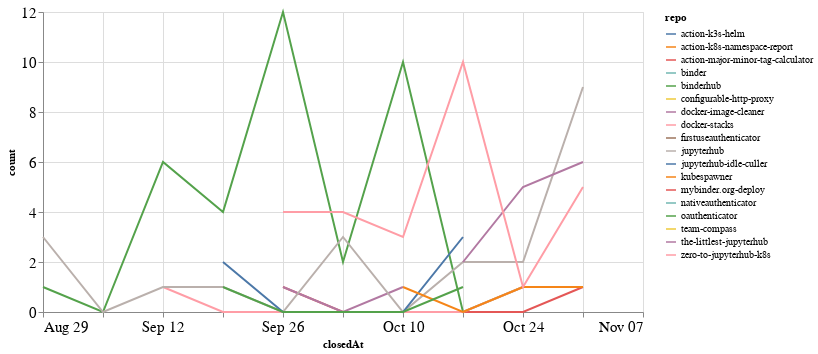

Write notebook code for a chart like this one.
### Code cell
closed_by_time = closed_by.groupby('repo').resample('W', on='closedAt').count()['author'].reset_index()
closed_by_time = closed_by_time.rename(columns={'author': 'count'})

alt.Chart(closed_by_time, width=600).mark_line().encode(
    x='closedAt',
    y='count',
    color='repo',
    tooltip="repo"
)

### Figure 1 — Vega-Lite specification as saved in the notebook (floating-point values rounded to 4 significant figures)
{"config": {"axisLeft": {"labelFontSize": 15}, "axisBottom": {"labelFontSize": 15}}, "data": {"name": "data-1f796d3182dd15f77a0423a267ee8168"}, "mark": "line", "encoding": {"color": {"type": "nominal", "field": "repo"}, "tooltip": {"type": "nominal", "field": "repo"}, "x": {"type": "temporal", "field": "closedAt"}, "y": {"type": "quantitative", "field": "count"}}, "width": 600, "$schema": "https://vega.github.io/schema/vega-lite/v4.8.1.json", "datasets": {"data-1f796d3182dd15f77a0423a267ee8168": [{"repo": "action-k3s-helm", "closedAt": "2021-10-10T00:00:00", "count": 2}, {"repo": "action-k8s-namespace-report", "closedAt": "2021-09-26T00:00:00", "count": 1}, {"repo": "action-major-minor-tag-calculator", "closedAt": "2021-09-26T00:00:00", "count": 1}, {"repo": "action-major-minor-tag-calculator", "closedAt": "2021-10-03T00:00:00", "count": 0}, {"repo": "action-major-minor-tag-calculator", "closedAt": "2021-10-10T00:00:00", "count": 0}, {"repo": "action-major-minor-tag-calculator", "closedAt": "2021-10-17T00:00:00", "count": 0}, {"repo": "action-major-minor-tag-calculator", "closedAt": "2021-10-24T00:00:00", "count": 0}, {"repo": "action-major-minor-tag-calculator", "closedAt": "2021-10-31T00:00:00", "count": 1}, {"repo": "binder", "closedAt": "2021-10-03T00:00:00", "count": 1}, {"repo": "binderhub", "closedAt": "2021-08-29T00:00:00", "count": 1}, {"repo": "binderhub", "closedAt": "2021-09-05T00:00:00", "count": 0}, {"repo": "binderhub", "closedAt": "2021-09-12T00:00:00", "count": 6}, {"repo": "binderhub", "closedAt": "2021-09-19T00:00:00", "count": 4}, {"repo": "binderhub", "closedAt": "2021-09-26T00:00:00", "count": 12}, {"repo": "binderhub", "closedAt": "2021-10-03T00:00:00", "count": 2}, {"repo": "binderhub", "closedAt": "2021-10-10T00:00:00", "count": 10}, {"repo": "binderhub", "closedAt": "2021-10-17T00:00:00", "count": 0}, {"repo": "binderhub", "closedAt": "2021-10-24T00:00:00", "count": 1}, {"repo": "configurable-http-proxy", "closedAt": "2021-09-19T00:00:00", "count": 1}, {"repo": "docker-image-cleaner", "closedAt": "2021-09-26T00:00:00", "count": 1}, {"repo": "docker-image-cleaner", "closedAt": "2021-10-03T00:00:00", "count": 0}, {"repo": "docker-image-cleaner", "closedAt": "2021-10-10T00:00:00", "count": 1}, {"repo": "docker-stacks", "closedAt": "2021-09-12T00:00:00", "count": 1}, {"repo": "docker-stacks", "closedAt": "2021-09-19T00:00:00", "count": 0}, {"repo": "docker-stacks", "closedAt": "2021-09-26T00:00:00", "count": 0}, {"repo": "docker-stacks", "closedAt": "2021-10-03T00:00:00", "count": 0}, {"repo": "docker-stacks", "closedAt": "2021-10-10T00:00:00", "count": 0}, {"repo": "docker-stacks", "closedAt": "2021-10-17T00:00:00", "count": 0}, {"repo": "docker-stacks", "closedAt": "2021-10-24T00:00:00", "count": 1}, {"repo": "firstuseauthenticator", "closedAt": "2021-10-31T00:00:00", "count": 4}, {"repo": "jupyterhub", "closedAt": "2021-08-29T00:00:00", "count": 3}, {"repo": "jupyterhub", "closedAt": "2021-09-05T00:00:00", "count": 0}, {"repo": "jupyterhub", "closedAt": "2021-09-12T00:00:00", "count": 1}, {"repo": "jupyterhub", "closedAt": "2021-09-19T00:00:00", "count": 1}, {"repo": "jupyterhub", "closedAt": "2021-09-26T00:00:00", "count": 0}, {"repo": "jupyterhub", "closedAt": "2021-10-03T00:00:00", "count": 3}, {"repo": "jupyterhub", "closedAt": "2021-10-10T00:00:00", "count": 0}, {"repo": "jupyterhub", "closedAt": "2021-10-17T00:00:00", "count": 2}, {"repo": "jupyterhub", "closedAt": "2021-10-24T00:00:00", "count": 2}, {"repo": "jupyterhub", "closedAt": "2021-10-31T00:00:00", "count": 9}, {"repo": "jupyterhub-idle-culler", "closedAt": "2021-09-19T00:00:00", "count": 2}, {"repo": "jupyterhub-idle-culler", "closedAt": "2021-09-26T00:00:00", "count": 0}, {"repo": "jupyterhub-idle-culler", "closedAt": "2021-10-03T00:00:00", "count": 0}, {"repo": "jupyterhub-idle-culler", "closedAt": "2021-10-10T00:00:00", "count": 0}, {"repo": "jupyterhub-idle-culler", "closedAt": "2021-10-17T00:00:00", "count": 3}, {"repo": "kubespawner", "closedAt": "2021-10-10T00:00:00", "count": 1}, {"repo": "kubespawner", "closedAt": "2021-10-17T00:00:00", "count": 0}, {"repo": "kubespawner", "closedAt": "2021-10-24T00:00:00", "count": 1}, {"repo": "kubespawner", "closedAt": "2021-10-31T00:00:00", "count": 1}, {"repo": "mybinder.org-deploy", "closedAt": "2021-10-17T00:00:00", "count": 1}, {"repo": "nativeauthenticator", "closedAt": "2021-11-07T00:00:00", "count": 1}, {"repo": "oauthenticator", "closedAt": "2021-09-19T00:00:00", "count": 1}, {"repo": "oauthenticator", "closedAt": "2021-09-26T00:00:00", "count": 0}, {"repo": "oauthenticator", "closedAt": "2021-10-03T00:00:00", "count": 0}, {"repo": "oauthenticator", "closedAt": "2021-10-10T00:00:00", "count": 0}, {"repo": "oauthenticator", "closedAt": "2021-10-17T00:00:00", "count": 1}, {"repo": "team-compass", "closedAt": "2021-10-03T00:00:00", "count": 1}, {"repo": "the-littlest-jupyterhub", "closedAt": "2021-10-17T00:00:00", "count": 2}, {"repo": "the-littlest-jupyterhub", "closedAt": "2021-10-24T00:00:00", "count": 5}, {"repo": "the-littlest-jupyterhub", "closedAt": "2021-10-31T00:00:00", "count": 6}, {"repo": "zero-to-jupyterhub-k8s", "closedAt": "2021-09-26T00:00:00", "count": 4}, {"repo": "zero-to-jupyterhub-k8s", "closedAt": "2021-10-03T00:00:00", "count": 4}, {"repo": "zero-to-jupyterhub-k8s", "closedAt": "2021-10-10T00:00:00", "count": 3}, {"repo": "zero-to-jupyterhub-k8s", "closedAt": "2021-10-17T00:00:00", "count": 10}, {"repo": "zero-to-jupyterhub-k8s", "closedAt": "2021-10-24T00:00:00", "count": 1}, {"repo": "zero-to-jupyterhub-k8s", "closedAt": "2021-10-31T00:00:00", "count": 5}]}}
